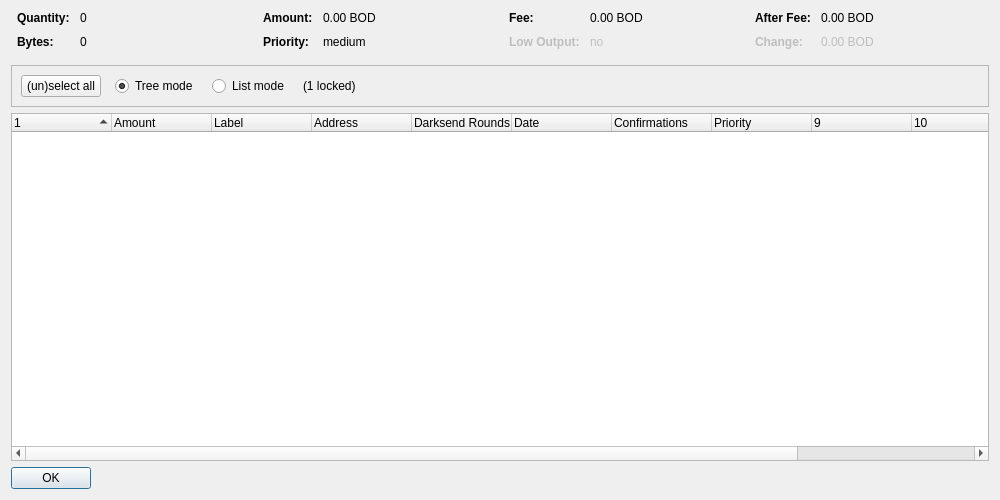
<?xml version="1.0" encoding="UTF-8"?>
<ui version="4.0">
 <class>CoinControlDialog</class>
 <widget class="QDialog" name="CoinControlDialog">
  <property name="geometry">
   <rect>
    <x>0</x>
    <y>0</y>
    <width>1000</width>
    <height>500</height>
   </rect>
  </property>
  <property name="windowTitle">
   <string>Coin Control Address Selection</string>
  </property>
  <layout class="QVBoxLayout" name="verticalLayout">
   <item>
    <layout class="QHBoxLayout" name="horizontalLayoutTop" stretch="0,0,0,0">
     <property name="topMargin">
      <number>0</number>
     </property>
     <property name="bottomMargin">
      <number>10</number>
     </property>
     <item>
      <layout class="QFormLayout" name="formLayoutCoinControl1">
       <property name="horizontalSpacing">
        <number>10</number>
       </property>
       <property name="verticalSpacing">
        <number>10</number>
       </property>
       <property name="leftMargin">
        <number>6</number>
       </property>
       <property name="rightMargin">
        <number>6</number>
       </property>
       <item row="0" column="0">
        <widget class="QLabel" name="labelCoinControlQuantityText">
         <property name="font">
          <font>
           <weight>75</weight>
           <bold>true</bold>
          </font>
         </property>
         <property name="text">
          <string>Quantity:</string>
         </property>
        </widget>
       </item>
       <item row="0" column="1">
        <widget class="QLabel" name="labelCoinControlQuantity">
         <property name="cursor">
          <cursorShape>IBeamCursor</cursorShape>
         </property>
         <property name="contextMenuPolicy">
          <enum>Qt::ActionsContextMenu</enum>
         </property>
         <property name="text">
          <string notr="true">0</string>
         </property>
         <property name="textInteractionFlags">
          <set>Qt::LinksAccessibleByMouse|Qt::TextSelectableByKeyboard|Qt::TextSelectableByMouse</set>
         </property>
        </widget>
       </item>
       <item row="1" column="0">
        <widget class="QLabel" name="labelCoinControlBytesText">
         <property name="font">
          <font>
           <weight>75</weight>
           <bold>true</bold>
          </font>
         </property>
         <property name="text">
          <string>Bytes:</string>
         </property>
        </widget>
       </item>
       <item row="1" column="1">
        <widget class="QLabel" name="labelCoinControlBytes">
         <property name="cursor">
          <cursorShape>IBeamCursor</cursorShape>
         </property>
         <property name="contextMenuPolicy">
          <enum>Qt::ActionsContextMenu</enum>
         </property>
         <property name="text">
          <string notr="true">0</string>
         </property>
         <property name="textInteractionFlags">
          <set>Qt::LinksAccessibleByMouse|Qt::TextSelectableByKeyboard|Qt::TextSelectableByMouse</set>
         </property>
        </widget>
       </item>
      </layout>
     </item>
     <item>
      <layout class="QFormLayout" name="formLayoutCoinControl2">
       <property name="horizontalSpacing">
        <number>10</number>
       </property>
       <property name="verticalSpacing">
        <number>10</number>
       </property>
       <property name="leftMargin">
        <number>6</number>
       </property>
       <property name="rightMargin">
        <number>6</number>
       </property>
       <item row="0" column="0">
        <widget class="QLabel" name="labelCoinControlAmountText">
         <property name="font">
          <font>
           <weight>75</weight>
           <bold>true</bold>
          </font>
         </property>
         <property name="text">
          <string>Amount:</string>
         </property>
        </widget>
       </item>
       <item row="0" column="1">
        <widget class="QLabel" name="labelCoinControlAmount">
         <property name="cursor">
          <cursorShape>IBeamCursor</cursorShape>
         </property>
         <property name="contextMenuPolicy">
          <enum>Qt::ActionsContextMenu</enum>
         </property>
         <property name="text">
          <string notr="true">0.00 BOD</string>
         </property>
         <property name="textInteractionFlags">
          <set>Qt::LinksAccessibleByMouse|Qt::TextSelectableByKeyboard|Qt::TextSelectableByMouse</set>
         </property>
        </widget>
       </item>
       <item row="1" column="0">
        <widget class="QLabel" name="labelCoinControlPriorityText">
         <property name="font">
          <font>
           <weight>75</weight>
           <bold>true</bold>
          </font>
         </property>
         <property name="text">
          <string>Priority:</string>
         </property>
        </widget>
       </item>
       <item row="1" column="1">
        <widget class="QLabel" name="labelCoinControlPriority">
         <property name="cursor">
          <cursorShape>IBeamCursor</cursorShape>
         </property>
         <property name="contextMenuPolicy">
          <enum>Qt::ActionsContextMenu</enum>
         </property>
         <property name="text">
          <string>medium</string>
         </property>
         <property name="textInteractionFlags">
          <set>Qt::LinksAccessibleByMouse|Qt::TextSelectableByKeyboard|Qt::TextSelectableByMouse</set>
         </property>
        </widget>
       </item>
      </layout>
     </item>
     <item>
      <layout class="QFormLayout" name="formLayoutCoinControl3">
       <property name="horizontalSpacing">
        <number>10</number>
       </property>
       <property name="verticalSpacing">
        <number>10</number>
       </property>
       <property name="leftMargin">
        <number>6</number>
       </property>
       <property name="rightMargin">
        <number>6</number>
       </property>
       <item row="0" column="0">
        <widget class="QLabel" name="labelCoinControlFeeText">
         <property name="font">
          <font>
           <weight>75</weight>
           <bold>true</bold>
          </font>
         </property>
         <property name="text">
          <string>Fee:</string>
         </property>
        </widget>
       </item>
       <item row="0" column="1">
        <widget class="QLabel" name="labelCoinControlFee">
         <property name="cursor">
          <cursorShape>IBeamCursor</cursorShape>
         </property>
         <property name="contextMenuPolicy">
          <enum>Qt::ActionsContextMenu</enum>
         </property>
         <property name="text">
          <string notr="true">0.00 BOD</string>
         </property>
         <property name="textInteractionFlags">
          <set>Qt::LinksAccessibleByMouse|Qt::TextSelectableByKeyboard|Qt::TextSelectableByMouse</set>
         </property>
        </widget>
       </item>
       <item row="1" column="0">
        <widget class="QLabel" name="labelCoinControlLowOutputText">
         <property name="enabled">
          <bool>false</bool>
         </property>
         <property name="font">
          <font>
           <weight>75</weight>
           <bold>true</bold>
          </font>
         </property>
         <property name="text">
          <string>Low Output:</string>
         </property>
        </widget>
       </item>
       <item row="1" column="1">
        <widget class="QLabel" name="labelCoinControlLowOutput">
         <property name="enabled">
          <bool>false</bool>
         </property>
         <property name="cursor">
          <cursorShape>IBeamCursor</cursorShape>
         </property>
         <property name="contextMenuPolicy">
          <enum>Qt::ActionsContextMenu</enum>
         </property>
         <property name="text">
          <string>no</string>
         </property>
         <property name="textInteractionFlags">
          <set>Qt::LinksAccessibleByMouse|Qt::TextSelectableByKeyboard|Qt::TextSelectableByMouse</set>
         </property>
        </widget>
       </item>
      </layout>
     </item>
     <item>
      <layout class="QFormLayout" name="formLayoutCoinControl4">
       <property name="horizontalSpacing">
        <number>10</number>
       </property>
       <property name="verticalSpacing">
        <number>10</number>
       </property>
       <property name="leftMargin">
        <number>6</number>
       </property>
       <property name="rightMargin">
        <number>6</number>
       </property>
       <item row="0" column="0">
        <widget class="QLabel" name="labelCoinControlAfterFeeText">
         <property name="font">
          <font>
           <weight>75</weight>
           <bold>true</bold>
          </font>
         </property>
         <property name="text">
          <string>After Fee:</string>
         </property>
        </widget>
       </item>
       <item row="0" column="1">
        <widget class="QLabel" name="labelCoinControlAfterFee">
         <property name="cursor">
          <cursorShape>IBeamCursor</cursorShape>
         </property>
         <property name="contextMenuPolicy">
          <enum>Qt::ActionsContextMenu</enum>
         </property>
         <property name="text">
          <string notr="true">0.00 BOD</string>
         </property>
         <property name="textInteractionFlags">
          <set>Qt::LinksAccessibleByMouse|Qt::TextSelectableByKeyboard|Qt::TextSelectableByMouse</set>
         </property>
        </widget>
       </item>
       <item row="1" column="0">
        <widget class="QLabel" name="labelCoinControlChangeText">
         <property name="enabled">
          <bool>false</bool>
         </property>
         <property name="font">
          <font>
           <weight>75</weight>
           <bold>true</bold>
          </font>
         </property>
         <property name="text">
          <string>Change:</string>
         </property>
        </widget>
       </item>
       <item row="1" column="1">
        <widget class="QLabel" name="labelCoinControlChange">
         <property name="enabled">
          <bool>false</bool>
         </property>
         <property name="cursor">
          <cursorShape>IBeamCursor</cursorShape>
         </property>
         <property name="contextMenuPolicy">
          <enum>Qt::ActionsContextMenu</enum>
         </property>
         <property name="text">
          <string notr="true">0.00 BOD</string>
         </property>
         <property name="textInteractionFlags">
          <set>Qt::LinksAccessibleByMouse|Qt::TextSelectableByKeyboard|Qt::TextSelectableByMouse</set>
         </property>
        </widget>
       </item>
      </layout>
     </item>
    </layout>
   </item>
   <item>
    <widget class="QFrame" name="frame">
     <property name="minimumSize">
      <size>
       <width>0</width>
       <height>40</height>
      </size>
     </property>
     <property name="frameShape">
      <enum>QFrame::StyledPanel</enum>
     </property>
     <property name="frameShadow">
      <enum>QFrame::Sunken</enum>
     </property>
     <layout class="QHBoxLayout" name="horizontalLayout">
      <item>
       <layout class="QHBoxLayout" name="horizontalLayoutPanel" stretch="0,0,0,0,0">
        <property name="spacing">
         <number>14</number>
        </property>
        <item>
         <widget class="QPushButton" name="pushButtonSelectAll">
          <property name="sizePolicy">
           <sizepolicy hsizetype="Maximum" vsizetype="Fixed">
            <horstretch>0</horstretch>
            <verstretch>0</verstretch>
           </sizepolicy>
          </property>
          <property name="text">
           <string>(un)select all</string>
          </property>
         </widget>
        </item>
        <item>
         <widget class="QRadioButton" name="radioTreeMode">
          <property name="sizePolicy">
           <sizepolicy hsizetype="Maximum" vsizetype="Fixed">
            <horstretch>0</horstretch>
            <verstretch>0</verstretch>
           </sizepolicy>
          </property>
          <property name="text">
           <string>Tree mode</string>
          </property>
          <property name="checked">
           <bool>true</bool>
          </property>
         </widget>
        </item>
        <item>
         <widget class="QRadioButton" name="radioListMode">
          <property name="sizePolicy">
           <sizepolicy hsizetype="Maximum" vsizetype="Fixed">
            <horstretch>0</horstretch>
            <verstretch>0</verstretch>
           </sizepolicy>
          </property>
          <property name="text">
           <string>List mode</string>
          </property>
         </widget>
        </item>
        <item>
         <widget class="QLabel" name="labelLocked">
          <property name="text">
           <string>(1 locked)</string>
          </property>
         </widget>
        </item>
        <item>
         <spacer name="horizontalSpacer">
          <property name="orientation">
           <enum>Qt::Horizontal</enum>
          </property>
          <property name="sizeHint" stdset="0">
           <size>
            <width>40</width>
            <height>20</height>
           </size>
          </property>
         </spacer>
        </item>
       </layout>
      </item>
     </layout>
    </widget>
   </item>
   <item>
    <widget class="CoinControlTreeWidget" name="treeWidget">
     <property name="contextMenuPolicy">
      <enum>Qt::CustomContextMenu</enum>
     </property>
     <property name="sortingEnabled">
      <bool>false</bool>
     </property>
     <property name="columnCount">
      <number>12</number>
     </property>
     <attribute name="headerShowSortIndicator" stdset="0">
      <bool>true</bool>
     </attribute>
     <attribute name="headerStretchLastSection">
      <bool>false</bool>
     </attribute>
     <column>
      <property name="text">
       <string/>
      </property>
     </column>
     <column>
      <property name="text">
       <string>Amount</string>
      </property>
     </column>
     <column>
      <property name="text">
       <string>Label</string>
      </property>
     </column>
     <column>
      <property name="text">
       <string>Address</string>
      </property>
     </column>
     <column>
      <property name="text">
       <string>Darksend Rounds</string>
      </property>
     </column>
     <column>
      <property name="text">
       <string>Date</string>
      </property>
     </column>
     <column>
      <property name="text">
       <string>Confirmations</string>
      </property>
      <property name="toolTip">
       <string>Confirmed</string>
      </property>
     </column>
     <column>
      <property name="text">
       <string>Priority</string>
      </property>
     </column>
     <column>
      <property name="text">
       <string/>
      </property>
     </column>
     <column>
      <property name="text">
       <string/>
      </property>
     </column>
     <column>
      <property name="text">
       <string/>
      </property>
     </column>
     <column>
      <property name="text">
       <string/>
      </property>
     </column>
     <column>
      <property name="text">
       <string/>
      </property>
     </column>
    </widget>
   </item>
   <item>
    <widget class="QDialogButtonBox" name="buttonBox">
     <property name="sizePolicy">
      <sizepolicy hsizetype="Maximum" vsizetype="Fixed">
       <horstretch>0</horstretch>
       <verstretch>0</verstretch>
      </sizepolicy>
     </property>
     <property name="orientation">
      <enum>Qt::Horizontal</enum>
     </property>
     <property name="standardButtons">
      <set>QDialogButtonBox::Ok</set>
     </property>
    </widget>
   </item>
  </layout>
 </widget>
 <customwidgets>
  <customwidget>
   <class>CoinControlTreeWidget</class>
   <extends>QTreeWidget</extends>
   <header>coincontroltreewidget.h</header>
  </customwidget>
 </customwidgets>
 <resources/>
 <connections/>
</ui>
